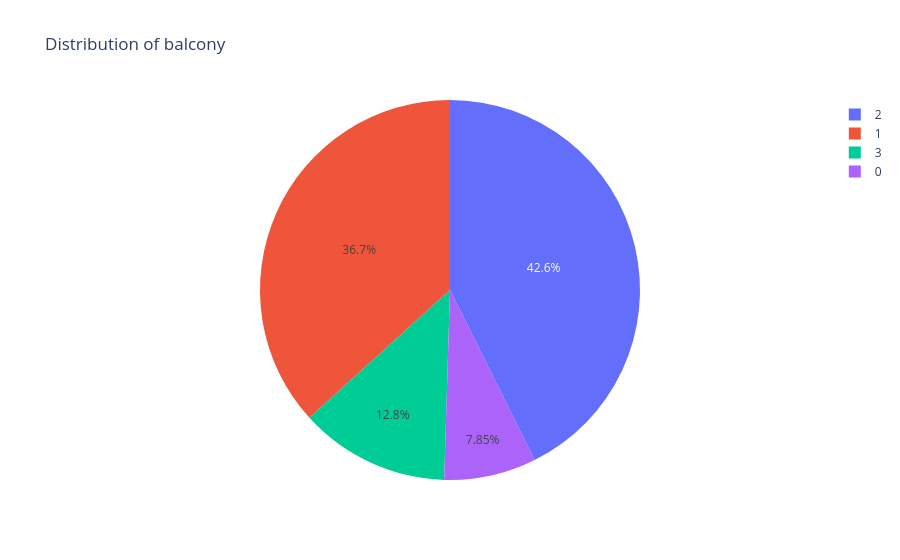

Source (notebook cell):
### Code cell
import plotly.express as px

for i in discrete:
    counts = df[i].value_counts()
    fig = px.pie(counts, values=counts.values, names=counts.index, title=f'Distribution of {i}')
    fig.show()

### Figure 1 — Plotly figure (JSON) as saved in the notebook; plotly's stock layout.template omitted (floating-point values rounded to 4 significant figures)
{"data": [{"domain": {"x": [0, 1], "y": [0, 1]}, "hovertemplate": "balcony=%{label}<br>value=%{value}<extra></extra>", "labels": [2, 1, 3, 0], "legendgroup": "", "name": "", "showlegend": true, "type": "pie", "values": [5435, 4683, 1627, 1000]}], "layout": {"autosize": true, "legend": {"tracegroupgap": 0}, "title": {"text": "Distribution of balcony"}}}
